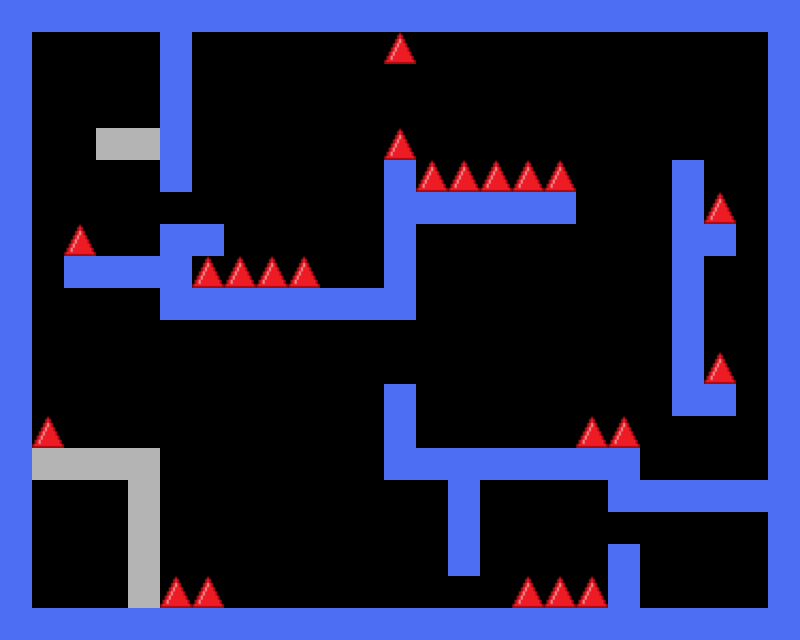

A level layout from a 2D game, rendered from its tile map. Below: a short description, then the map file with its tile-grid data intact:
An orthogonal 25x20 tile map with 32x32 px tiles, 3 tile layers (Collision, Spikes, TempBlocks), 3 tilesets.

<map version="1.8" orientation="orthogonal" width="25" height="20" tilewidth="32" tileheight="32" backgroundcolor="#000000">
    <tileset firstgid="1" name="black" tilewidth="32" tileheight="32">
        <image source="blooPixil.png" width="32" height="32" />
    </tileset>
    <tileset firstgid="2" name="spike" tilewidth="32" tileheight="32" tilecount="1" columns="1">
        <image source="32spike.png" width="32" height="32" />
    </tileset>
    <tileset firstgid="3" name="tempBlock" tilewidth="32" tileheight="32" tilecount="1" columns="1">
        <image source="tempBlock.png" width="32" height="32" />
    </tileset>
    <layer name="Collision" width="25" height="20">
        <data encoding="csv">
            1,1,1,1,1,1,1,1,1,1,1,1,1,1,1,1,1,1,1,1,1,1,1,1,1,
            1,0,0,0,0,1,0,0,0,0,0,0,0,0,0,0,0,0,0,0,0,0,0,0,1,
            1,0,0,0,0,1,0,0,0,0,0,0,0,0,0,0,0,0,0,0,0,0,0,0,1,
            1,0,0,0,0,1,0,0,0,0,0,0,0,0,0,0,0,0,0,0,0,0,0,0,1,
            1,0,0,0,0,1,0,0,0,0,0,0,0,0,0,0,0,0,0,0,0,0,0,0,1,
            1,0,0,0,0,1,0,0,0,0,0,0,1,0,0,0,0,0,0,0,0,1,0,0,1,
            1,0,0,0,0,0,0,0,0,0,0,0,1,1,1,1,1,1,0,0,0,1,0,0,1,
            1,0,0,0,0,1,1,0,0,0,0,0,1,0,0,0,0,0,0,0,0,1,1,0,1,
            1,0,1,1,1,1,0,0,0,0,0,0,1,0,0,0,0,0,0,0,0,1,0,0,1,
            1,0,0,0,0,1,1,1,1,1,1,1,1,0,0,0,0,0,0,0,0,1,0,0,1,
            1,0,0,0,0,0,0,0,0,0,0,0,0,0,0,0,0,0,0,0,0,1,0,0,1,
            1,0,0,0,0,0,0,0,0,0,0,0,0,0,0,0,0,0,0,0,0,1,0,0,1,
            1,0,0,0,0,0,0,0,0,0,0,0,1,0,0,0,0,0,0,0,0,1,1,0,1,
            1,0,0,0,0,0,0,0,0,0,0,0,1,0,0,0,0,0,0,0,0,0,0,0,1,
            1,0,0,0,0,0,0,0,0,0,0,0,1,1,1,1,1,1,1,1,0,0,0,0,1,
            1,0,0,0,0,0,0,0,0,0,0,0,0,0,1,0,0,0,0,1,1,1,1,1,1,
            1,0,0,0,0,0,0,0,0,0,0,0,0,0,1,0,0,0,0,0,0,0,0,0,1,
            1,0,0,0,0,0,0,0,0,0,0,0,0,0,1,0,0,0,0,1,0,0,0,0,1,
            1,0,0,0,0,0,0,0,0,0,0,0,0,0,0,0,0,0,0,1,0,0,0,0,1,
            1,1,1,1,1,1,1,1,1,1,1,1,1,1,1,1,1,1,1,1,1,1,1,1,1
        </data>
    </layer>
    <layer name="Spikes" width="25" height="20">
        <data encoding="csv">
            0,0,0,0,0,0,0,0,0,0,0,0,0,0,0,0,0,0,0,0,0,0,0,0,0,
            0,0,0,0,0,0,0,0,0,0,0,0,2,0,0,0,0,0,0,0,0,0,0,0,0,
            0,0,0,0,0,0,0,0,0,0,0,0,0,0,0,0,0,0,0,0,0,0,0,0,0,
            0,0,0,0,0,0,0,0,0,0,0,0,0,0,0,0,0,0,0,0,0,0,0,0,0,
            0,0,0,0,0,0,0,0,0,0,0,0,2,0,0,0,0,0,0,0,0,0,0,0,0,
            0,0,0,0,0,0,0,0,0,0,0,0,0,2,2,2,2,2,0,0,0,0,0,0,0,
            0,0,0,0,0,0,0,0,0,0,0,0,0,0,0,0,0,0,0,0,0,0,2,0,0,
            0,0,2,0,0,0,0,0,0,0,0,0,0,0,0,0,0,0,0,0,0,0,0,0,0,
            0,0,0,0,0,0,2,2,2,2,0,0,0,0,0,0,0,0,0,0,0,0,0,0,0,
            0,0,0,0,0,0,0,0,0,0,0,0,0,0,0,0,0,0,0,0,0,0,0,0,0,
            0,0,0,0,0,0,0,0,0,0,0,0,0,0,0,0,0,0,0,0,0,0,0,0,0,
            0,0,0,0,0,0,0,0,0,0,0,0,0,0,0,0,0,0,0,0,0,0,2,0,0,
            0,0,0,0,0,0,0,0,0,0,0,0,0,0,0,0,0,0,0,0,0,0,0,0,0,
            0,2,0,0,0,0,0,0,0,0,0,0,0,0,0,0,0,0,2,2,0,0,0,0,0,
            0,0,0,0,0,0,0,0,0,0,0,0,0,0,0,0,0,0,0,0,0,0,0,0,0,
            0,0,0,0,0,0,0,0,0,0,0,0,0,0,0,0,0,0,0,0,0,0,0,0,0,
            0,0,0,0,0,0,0,0,0,0,0,0,0,0,0,0,0,0,0,0,0,0,0,0,0,
            0,0,0,0,0,0,0,0,0,0,0,0,0,0,0,0,0,0,0,0,0,0,0,0,0,
            0,0,0,0,0,2,2,0,0,0,0,0,0,0,0,0,2,2,2,0,0,0,0,0,0,
            0,0,0,0,0,0,0,0,0,0,0,0,0,0,0,0,0,0,0,0,0,0,0,0,0
        </data>
    </layer>
    <layer name="TempBlocks" width="25" height="20">
        <data encoding="csv">
            0,0,0,0,0,0,0,0,0,0,0,0,0,0,0,0,0,0,0,0,0,0,0,0,0,
            0,0,0,0,0,0,0,0,0,0,0,0,0,0,0,0,0,0,0,0,0,0,0,0,0,
            0,0,0,0,0,0,0,0,0,0,0,0,0,0,0,0,0,0,0,0,0,0,0,0,0,
            0,0,0,0,0,0,0,0,0,0,0,0,0,0,0,0,0,0,0,0,0,0,0,0,0,
            0,0,0,3,3,0,0,0,0,0,0,0,0,0,0,0,0,0,0,0,0,0,0,0,0,
            0,0,0,0,0,0,0,0,0,0,0,0,0,0,0,0,0,0,0,0,0,0,0,0,0,
            0,0,0,0,0,0,0,0,0,0,0,0,0,0,0,0,0,0,0,0,0,0,0,0,0,
            0,0,0,0,0,0,0,0,0,0,0,0,0,0,0,0,0,0,0,0,0,0,0,0,0,
            0,0,0,0,0,0,0,0,0,0,0,0,0,0,0,0,0,0,0,0,0,0,0,0,0,
            0,0,0,0,0,0,0,0,0,0,0,0,0,0,0,0,0,0,0,0,0,0,0,0,0,
            0,0,0,0,0,0,0,0,0,0,0,0,0,0,0,0,0,0,0,0,0,0,0,0,0,
            0,0,0,0,0,0,0,0,0,0,0,0,0,0,0,0,0,0,0,0,0,0,0,0,0,
            0,0,0,0,0,0,0,0,0,0,0,0,0,0,0,0,0,0,0,0,0,0,0,0,0,
            0,0,0,0,0,0,0,0,0,0,0,0,0,0,0,0,0,0,0,0,0,0,0,0,0,
            0,3,3,3,3,0,0,0,0,0,0,0,0,0,0,0,0,0,0,0,0,0,0,0,0,
            0,0,0,0,3,0,0,0,0,0,0,0,0,0,0,0,0,0,0,0,0,0,0,0,0,
            0,0,0,0,3,0,0,0,0,0,0,0,0,0,0,0,0,0,0,0,0,0,0,0,0,
            0,0,0,0,3,0,0,0,0,0,0,0,0,0,0,0,0,0,0,0,0,0,0,0,0,
            0,0,0,0,3,0,0,0,0,0,0,0,0,0,0,0,0,0,0,0,0,0,0,0,0,
            0,0,0,0,0,0,0,0,0,0,0,0,0,0,0,0,0,0,0,0,0,0,0,0,0
        </data>
    </layer>
</map>
